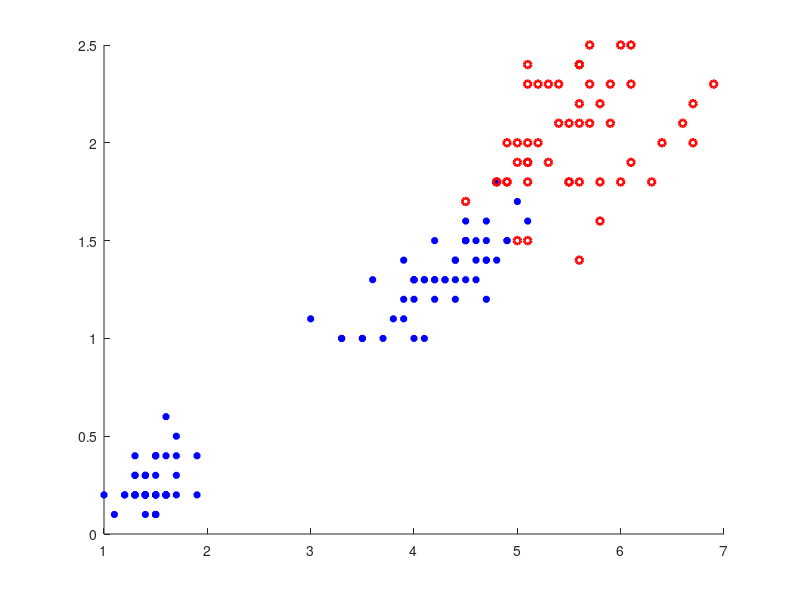

Recreate this plot in MATLAB. (Note: this script raises an error after producing the figure.)
% loading the data
data = load('iris-twoclass.csv');

% plotting the data
y = data(:,1);
X = data(:,2:end);
positives = find(y == 1);
negatives = find(y == -1);
figure;
hold on;
plot(X(positives,1),X(positives,2),'b*','LineWidth',2,'MarkerSize',5);
plot(X(negatives,1),X(negatives,2),'ro','LineWidth',2,'MarkerSize',5);

% Dimensions
m = length(y);
n = size(X,2);

% Adding ones to the feature vector
X = [ones(m,1),X];

% Compute weights using batch perceptron algorithm
epoches = 100;
[weights,errorMatrix,counts] = votedPerceptron(X,y,epoches);
[maxval,maxind] = max(counts);

% plot decision boundary
Z= [weights(2,maxind),weights(3,maxind)];
B = weights(1,maxind); 
plotpc(Z,B);
title('using best of the weight in voted perceptron algorithm');
hold off;

%plot errors
figure;
plot(1:length(errorMatrix),errorMatrix,'-b', 'LineWidth', 2);
fprintf('length of batch %d',length(errorMatrix));
xlabel('Number of Epochs');
ylabel('Misclassified points');

%plotting the data againf for averaged weight
y = data(:,1);
X = data(:,2:end);
positives = find(y == 1);
negatives = find(y == -1);
figure;
hold on;
plot(X(positives,1),X(positives,2),'b*','LineWidth',2,'MarkerSize',5);
plot(X(negatives,1),X(negatives,2),'ro','LineWidth',2,'MarkerSize',5);

weightedAvg = counts' * weights';

% plot decision boundary
Z= [weightedAvg(1,2),weightedAvg(1,3)];
B = weightedAvg(1,1); 
plotpc(Z,B);
title('using average weight in voted perceptron algorithm');
hold off;